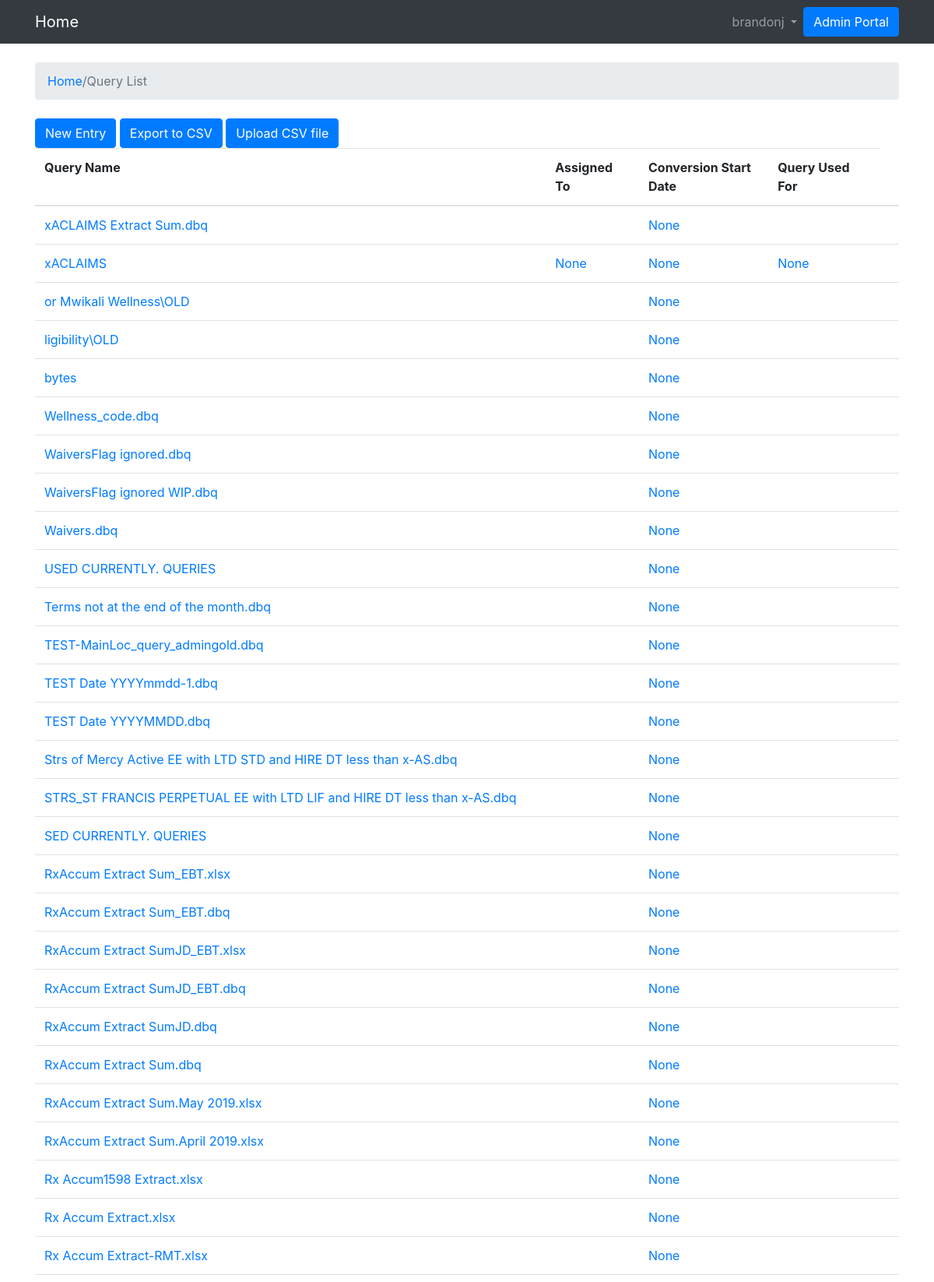
Screenshot of /queries/ (signed in, upper part) with the database file from the repository.
### entries/models.py (models this page shows, shortened)
class Query(models.Model):
    folderName                  = models.CharField(max_length=100, blank=True, null=True)
    subfolder                   = models.CharField(max_length=100, blank=True, null=True)
    subfolder2                  = models.CharField(max_length=100, blank=True, null=True, default=None)
    queryUsedFor                = models.CharField(max_length=500, blank=True, null=True)
    queryName                   = models.CharField(max_length=100, unique=True)
    files                       = models.CharField(max_length=100, blank=True, null=True)
    convertYN                   = models.BooleanField(default=False)
    conversionStartDate         = models.DateField('Conversion Start Date', blank=True, null=True)
    assignedTo                  = models.CharField(max_length=100, blank=True, null=True)
    conversionCompletionDate    = models.DateField('Conversion Completion Date', blank=True, null=True)
    newNameInBI                 = models.CharField(max_length=100, blank=True, null=True)

### entries/views.py (the view)
# urls.py: path('', views.index, name='index'),
@login_required
def index(request):
    query_list = Query.objects.order_by('-queryName')
    context = {
        'query_list': query_list,
    }
    return render(request, 'entries/index.html', context)

### entries/templates/entries/index.html
{% extends 'entries/base.html' %}
{% block breadcrumb %}
<li class="breadcrumb-item active"><a href="{% url 'homepage:index' %}">Home</a>/Query List</li>
{% endblock %}
{% block content %}
{% if query_list %}
    <a class="btn btn-primary" href="{% url 'entries:new_query' %}">New Entry</a>
    <a class="btn btn-primary" href="{% url 'entries:export_entries_csv' %}">Export to CSV</a>
	<a class="btn btn-primary" href="{% url 'entries:csv_upload' %}">Upload CSV file</a>
	<table class="table">
	    <thread class="thread-inverse">
    	    <tr>
    	        <th>Query Name</th>
    	        <th>Assigned To</th>
    	        <th>Conversion Start Date</th>
    	        <th>Query Used For</th>
    	    </tr>
	    </thread>
	    <tbody>
	        {% for query in query_list %}
	            <tr>
	                <td><a href="{% url 'entries:detail' query.id %}">{{ query.queryName }}</a></td>
	                <td><a href="{% url 'entries:detail' query.id %}">{{ query.assignedTo }}</a></td>
	                <td><a href="{% url 'entries:detail' query.id %}">{{ query.conversionStartDate }}</a></td>
	                <td><a href="{% url 'entries:detail' query.id %}">{{ query.queryUsedFor }}</a></td>
	                <td></td>
	            </tr>
            {% endfor %}
	    </tbody>
	</table>
{% else %}
    <a class="btn btn-primary" href="{% url 'entries:csv_upload' %}">Upload CSV file</a>
{% endif %}
{% endblock %}

### entries/templates/entries/base.html (shortened to what this page needs)
{% load static %}<!DOCTYPE html>
<html>
    <head>
        <link rel="stylesheet" type="text/css" href="{% static 'entries/bootstrap.min.css' %}">
    </head>
    <body>
        {% block body %}
        <nav class="navbar navbar-expand-sm navbar-dark bg-dark">
			  <div class="container">
				<a class="navbar-brand" href="{% url 'homepage:index' %}">Home</a>
				<div class="nav navbar-nav navbar-collapse" id="mainMenu">
				    {% if user.is_authenticated %}
				    <ul class="navbar-nav ml-auto">
				        <li class="nav-item dropdown">
				            <a class="nav-link dropdown-toggle" href="#" id='userMenu' data-toggle="dropdown" aria-haspopup="true" aria-expanded="false">
				                {{ user.username }}
				            </a>
				        </li>
				    </ul>
				    {% else %}
				    <form class="from-inline ml-auto">
				        <a href="{% url 'admin:login' %}" class="btn btn-outline-secondary">Log in</a>
				    </form>
				    {% endif %}
				</div>
			    <div class="nav navbar-nav navbar-right">
                    <a class="btn btn-primary" href="{% url 'admin:index' %}">Admin Portal</a>
				</div>
			  </div>
			</nav>
			<div class="container">
				<ol class="breadcrumb my-4">
					{% block breadcrumb %}
					{% endblock %}
				</ol>
				{% block content %}
				{% endblock %}
			</div>
		{% endblock body %}
    </body>
</html>

### rows the page displays
Query: queryName "xACLAIMS Extract Sum.dbq", conversionStartDate "None"
Query: queryName "xACLAIMS", assignedTo "None", conversionStartDate "None", queryUsedFor "None"
Query: queryName "or Mwikali Wellness\\OLD", conversionStartDate "None"
Query: queryName "ligibility\\OLD", conversionStartDate "None"
Query: queryName "bytes", conversionStartDate "None"
Query: queryName "Wellness_code.dbq", conversionStartDate "None"
Query: queryName "WaiversFlag ignored.dbq", conversionStartDate "None"
Query: queryName "WaiversFlag ignored WIP.dbq", conversionStartDate "None"
Query: queryName "Waivers.dbq", conversionStartDate "None"
Query: queryName "USED CURRENTLY. QUERIES", conversionStartDate "None"
Query: queryName "Terms not at the end of the month.dbq", conversionStartDate "None"
Query: queryName "TEST-MainLoc_query_admingold.dbq", conversionStartDate "None"
Query: queryName "TEST Date YYYYmmdd-1.dbq", conversionStartDate "None"
Query: queryName "TEST Date YYYYMMDD.dbq", conversionStartDate "None"
Query: queryName "Strs of Mercy Active EE with LTD STD and HIRE DT less than x-AS.dbq", conversionStartDate "None"
Query: queryName "STRS_ST FRANCIS PERPETUAL EE with LTD LIF and HIRE DT less than x-AS.dbq", conversionStartDate "None"
Query: queryName "SED CURRENTLY. QUERIES", conversionStartDate "None"
Query: queryName "RxAccum Extract Sum_EBT.xlsx", conversionStartDate "None"
Query: queryName "RxAccum Extract Sum_EBT.dbq", conversionStartDate "None"
Query: queryName "RxAccum Extract SumJD_EBT.xlsx", conversionStartDate "None"
Query: queryName "RxAccum Extract SumJD_EBT.dbq", conversionStartDate "None"
Query: queryName "RxAccum Extract SumJD.dbq", conversionStartDate "None"
Query: queryName "RxAccum Extract Sum.dbq", conversionStartDate "None"
Query: queryName "RxAccum Extract Sum.May 2019.xlsx", conversionStartDate "None"
Query: queryName "RxAccum Extract Sum.April 2019.xlsx", conversionStartDate "None"
Query: queryName "Rx Accum1598 Extract.xlsx", conversionStartDate "None"
Query: queryName "Rx Accum Extract.xlsx", conversionStartDate "None"
Query: queryName "Rx Accum Extract-RMT.xlsx", conversionStartDate "None"

### other values shown
{{ user.username }} "brandonj"
